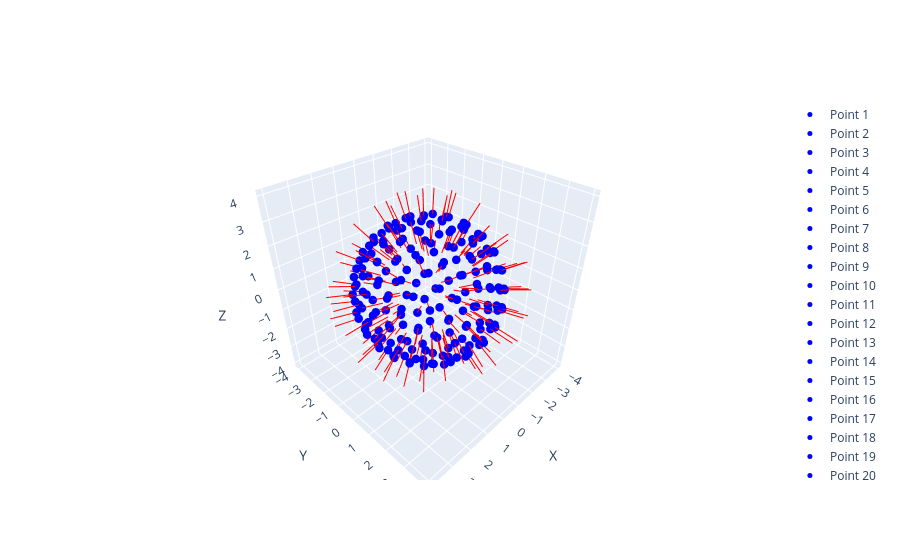

The cell this chart's notebook holds for it:
### Code cell
normals = get_normal(points, k_near_neighbors)


fig = go.Figure()

for point,normal in zip(points,normals):
    fig.add_trace(go.Scatter3d(x=[point[0], point[0] + normal[0]],
                                y=[point[1], point[1] + normal[1]],
                                z=[point[2], point[2] + normal[2]],
                                mode='lines',
                                line=dict(color='red', width=2),
                                showlegend=False))

for i, point in enumerate(points):
    fig.add_trace(go.Scatter3d(x=[point[0]],
                                y=[point[1]],
                                z=[point[2]],
                                mode='markers',
                                marker=dict(color='blue', size=5),
                                name=f'Point {i+1}'))

fig.update_layout(scene=dict(xaxis_title='X', yaxis_title='Y', zaxis_title='Z'),
                    showlegend=True)
fig.show()
